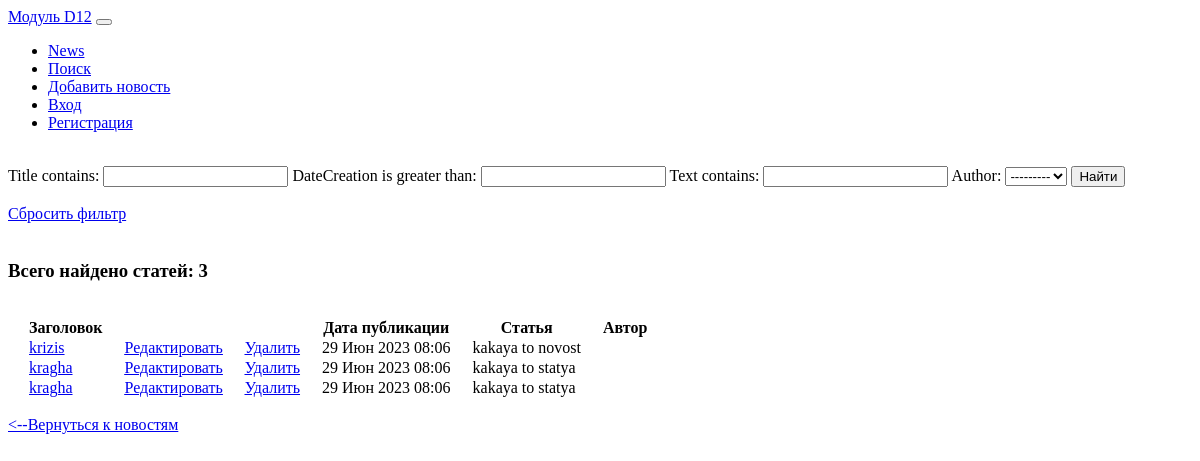
The app's page /news/search/ with its own data.
### news/models.py (models this page shows, shortened)
class Post(models.Model):
    author = models.ForeignKey(Author, on_delete=models.CASCADE)
    NEWS = 'NW'
    ARTICLE = 'AR'
    CATEGORY_CHOICES = (
        (NEWS, 'Новость'),
        (ARTICLE, 'Статья')
    )
    categoryType = models.CharField(max_length=2, choices=CATEGORY_CHOICES, default=ARTICLE)
    dateCreation = models.DateTimeField(auto_now_add=True)
    postCategory = models.ManyToManyField(Category, through='PostCategory')
    title = models.CharField(max_length=128)
    text = models.TextField()
    rating = models.SmallIntegerField(default=0)

### news/views.py (the view)
# urls.py: path('search/', PostSearchView.as_view(), name='post_search'), # Ссылка на поиск статьи
class PostSearchView(ListView):
    model = Post
    template_name = 'news_app/post_search.html'
    context_object_name = 'news'  # это имя списка, в котором будут лежать все объекты,
    ordering = ['-dateCreation'] # сортировка по дате публикации, сначала более новые /  queryset = Post.objects.order_by('-dateCreation')
    def get_context_data(self, **kwargs):
        context = super().get_context_data(**kwargs)
        context['filter'] = PostFilter(self.request.GET, queryset=self.get_queryset()) # вписываем наш фильтр в контекст
        return context

### news/templatetags/custom_filters.py (called while the page is built)
@register.filter(name='censor') # регистрируем наш фильтр под именем censor,
def censor(censor_text): # первый аргумент здесь — это то значение, к которому надо применить фильтр,
    for word in censor_words:
        censor_text = censor_text.lower().replace(word.lower(), '*censor*')  # переводим в строчные буквы, заменяем на *censor*
    return censor_text # возвращаемое функцией значение — это то значение, которое подставится к нам в шаблон

### templates/news_app/post_search.html (shortened to what this page needs)
{% extends 'flatpages/default.html' %}
{% load custom_filters %}
{% load cache %}
{% cache 30 content %}
{% block content %}
    <br>
    {% if news %}
        <form method="GET">
            {{ filter.form }}
            <input type="submit" value="Найти">
            <br><br>
            <a href="{% url 'post_search' %}">Сбросить фильтр</a>
        </form>
        <br>
        <h3>Всего найдено статей:  {{ filter.qs|length }} </h3>
        <br>
        <table style="border-collapse: separate; border-spacing: 20px 0;">
            <thead>
                <th> Заголовок </th>
                <th></th>
                <th></th>
                <th> Дата публикации </th>
                <th> Статья </th>
                <th> Автор </th>
            </thead>
            {% for post in filter.qs %}
                <tr>
                    <td class="text-start">
                        <a href="{% url 'post_detail' post.id %}"> {{ post.title|censor|truncatechars:30 }}</a>
                    </td>
                    <td>
                        <a href="{% url 'post_update' post.id %}"><u>Редактировать</u></a>
                    </td>
                    <td>
                        <a href="{% url 'post_delete' post.id %}"><u> Удалить </u></a>
                    </td>
                    <td> {{ post.dateCreation|date:'d M Y h:m' }} </td>
                    <td class="text-start"> {{ post.text|censor|truncatechars:50 }} </td>
                    <td> {{ post.author }} </td>
                </tr>
            {% endfor %}
        </table>
        {% else %}
            <br>
            <h2>Статей нет!</h2>
    {% endif %}
    <br>
    <a href="/news/"> <--Вернуться к новостям </a>
{% endblock content %}
{% endcache %}

### records on screen
Post: title|censor "krizis", dateCreation "29 Июн 2023 08:06", text|censor "kakaya to novost"
Post: title|censor "kragha", dateCreation "29 Июн 2023 08:06", text|censor "kakaya to statya"
Post: title|censor "kragha", dateCreation "29 Июн 2023 08:06", text|censor "kakaya to statya"

### other values on screen
{{ filter.qs|length }} "3"
